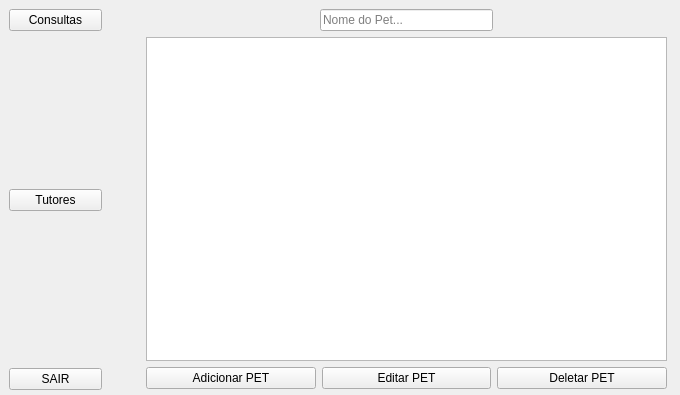
<?xml version="1.0" encoding="UTF-8"?>
<ui version="4.0">
 <class>Form</class>
 <widget class="QWidget" name="Form">
  <property name="geometry">
   <rect>
    <x>0</x>
    <y>0</y>
    <width>680</width>
    <height>395</height>
   </rect>
  </property>
  <property name="windowTitle">
   <string>Form</string>
  </property>
  <widget class="QWidget" name="icon_only_widget" native="true">
   <property name="geometry">
    <rect>
     <x>9</x>
     <y>9</y>
     <width>93</width>
     <height>381</height>
    </rect>
   </property>
   <layout class="QVBoxLayout" name="verticalLayout">
    <item>
     <widget class="QPushButton" name="consultasBTN">
      <property name="text">
       <string>Consultas</string>
      </property>
     </widget>
    </item>
    <item>
     <spacer name="verticalSpacer_2">
      <property name="orientation">
       <enum>Qt::Vertical</enum>
      </property>
      <property name="sizeHint" stdset="0">
       <size>
        <width>20</width>
        <height>32</height>
       </size>
      </property>
     </spacer>
    </item>
    <item>
     <widget class="QPushButton" name="tutoresBTN">
      <property name="text">
       <string>Tutores</string>
      </property>
     </widget>
    </item>
    <item>
     <spacer name="verticalSpacer">
      <property name="orientation">
       <enum>Qt::Vertical</enum>
      </property>
      <property name="sizeHint" stdset="0">
       <size>
        <width>20</width>
        <height>149</height>
       </size>
      </property>
     </spacer>
    </item>
    <item>
     <widget class="QPushButton" name="sairBTN">
      <property name="text">
       <string>SAIR</string>
      </property>
     </widget>
    </item>
   </layout>
  </widget>
  <widget class="QWidget" name="widget_3" native="true">
   <property name="geometry">
    <rect>
     <x>146</x>
     <y>9</y>
     <width>521</width>
     <height>380</height>
    </rect>
   </property>
   <layout class="QGridLayout" name="gridLayout">
    <item row="0" column="0">
     <layout class="QHBoxLayout" name="horizontalLayout">
      <item>
       <spacer name="horizontalSpacer">
        <property name="orientation">
         <enum>Qt::Horizontal</enum>
        </property>
        <property name="sizeHint" stdset="0">
         <size>
          <width>40</width>
          <height>20</height>
         </size>
        </property>
       </spacer>
      </item>
      <item>
       <widget class="QLineEdit" name="lineEdit">
        <property name="placeholderText">
         <string>Nome do Pet...</string>
        </property>
       </widget>
      </item>
      <item>
       <spacer name="horizontalSpacer_2">
        <property name="orientation">
         <enum>Qt::Horizontal</enum>
        </property>
        <property name="sizeHint" stdset="0">
         <size>
          <width>40</width>
          <height>20</height>
         </size>
        </property>
       </spacer>
      </item>
     </layout>
    </item>
    <item row="1" column="0">
     <widget class="QTableWidget" name="table"/>
    </item>
    <item row="2" column="0">
     <layout class="QHBoxLayout" name="horizontalLayout_3">
      <item>
       <widget class="QPushButton" name="addPetBTN">
        <property name="text">
         <string>Adicionar PET</string>
        </property>
       </widget>
      </item>
      <item>
       <widget class="QPushButton" name="editPetBTN">
        <property name="text">
         <string>Editar PET</string>
        </property>
       </widget>
      </item>
      <item>
       <widget class="QPushButton" name="delPetBTN">
        <property name="text">
         <string>Deletar PET</string>
        </property>
       </widget>
      </item>
     </layout>
    </item>
   </layout>
  </widget>
 </widget>
 <resources/>
 <connections/>
</ui>
